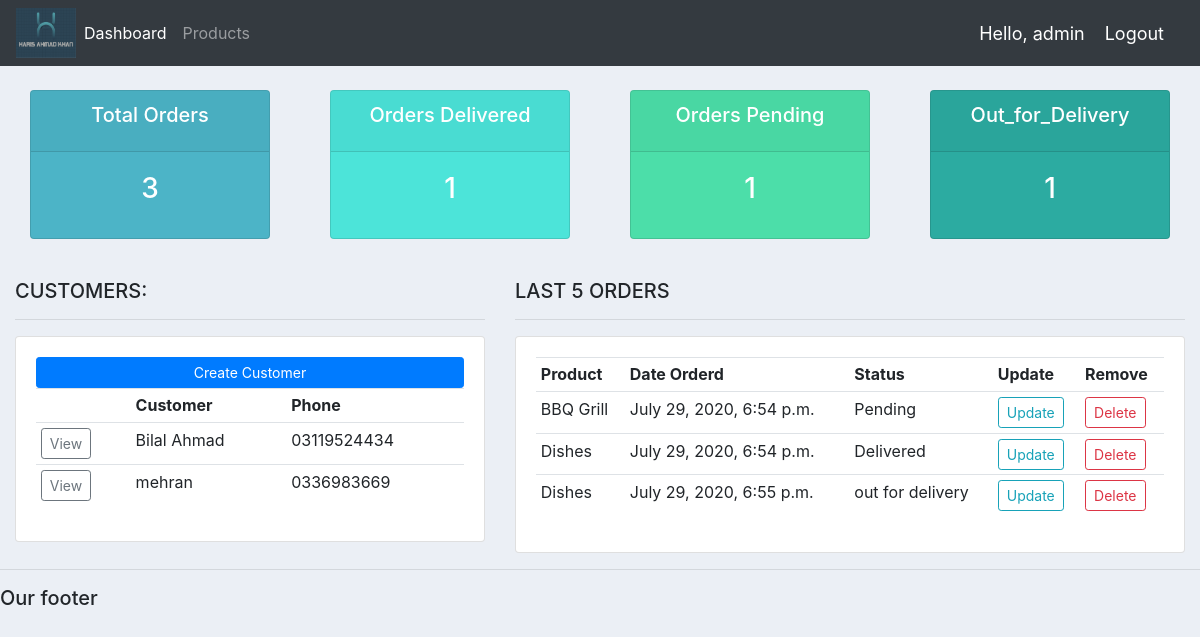
Page / (signed in) on the earlier database version.
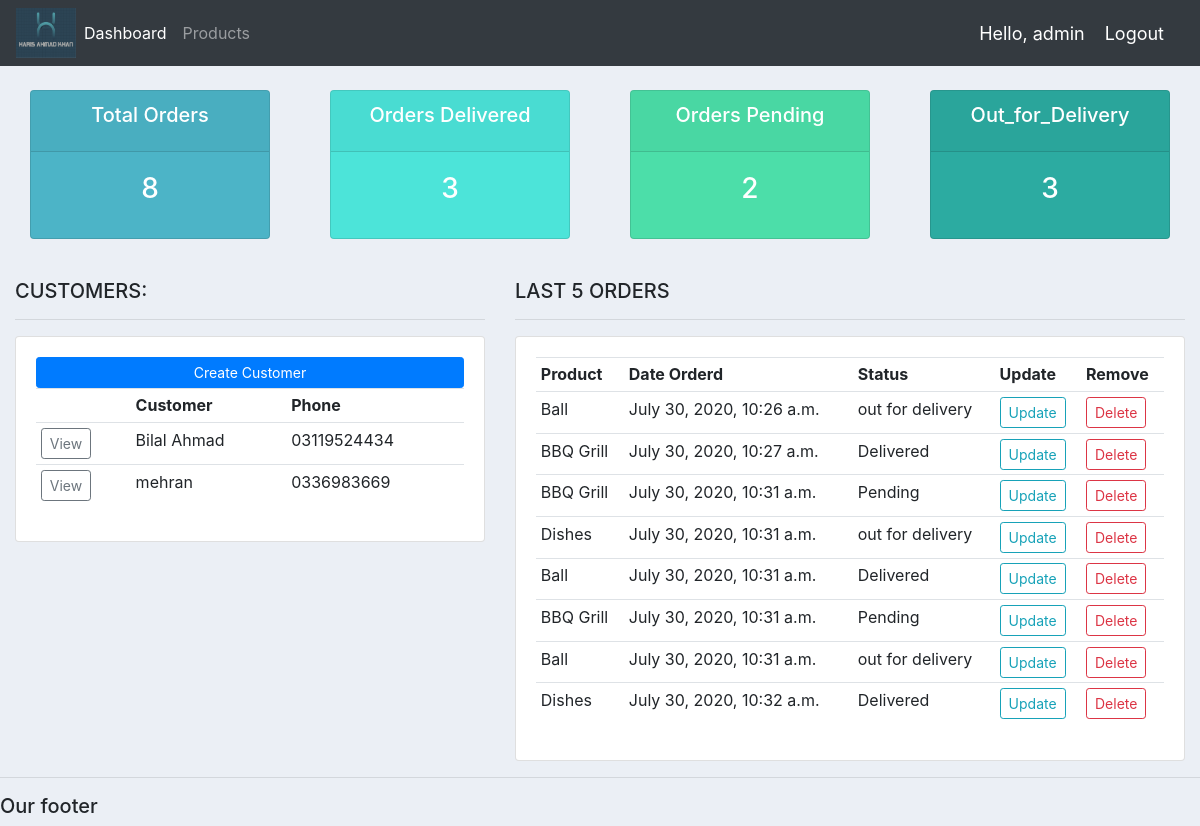
Same page on the later database version.
### accounts/models.py (models this page shows, shortened)
class Customer(models.Model):
    name = models.CharField(max_length=200, null=True)
    phone = models.CharField(max_length=200, null=True)
    email = models.CharField(max_length=200, null=True)
    date_created = models.DateTimeField(auto_now_add=True, null=True)

class Order(models.Model):
    STATUS = (
        ('Pending', 'Pending'),
        ('Out for delivery', 'Out for delivery'),
        ('Delivered', 'Delivered'),
    )
    customer = models.ForeignKey(Customer, null=True, on_delete=models.SET_NULL)
    product = models.ForeignKey(Product, null=True, on_delete=models.SET_NULL)
    date_created = models.DateTimeField(auto_now_add=True, null=True)
    status = models.CharField(max_length=200, null=True, choices=STATUS)
    note = models.CharField(max_length=1000, null=True)

class Product(models.Model):
    CATEGORY = (
        ('Indoor', 'Indoor'),
        ('Out Door', 'Out Door'),
    )
    name = models.CharField(max_length=200, null=True)
    price = models.FloatField(null=True)
    category = models.CharField(max_length=200, null=True, choices=CATEGORY)
    description = models.CharField(max_length=200, null=True, blank=True)
    date_created = models.DateTimeField(auto_now_add=True, null=True)
    tags = models.ManyToManyField(Tag)
    def __str__(self):
        return self.name

### accounts/views.py (the view)
# urls.py: path('', views.home, name="home"),
@login_required(login_url='login')
def home(request):
    orders = Order.objects.all()
    customers = Customer.objects.all()
    total_customers = customers.count()
    total_orders = orders.count()
    delivered = orders.filter(status='Delivered').count()
    pending = orders.filter(status='Pending').count()
    out_for_delivery = orders.filter(status='out for delivery').count()
    context = {'orders': orders, 'customers': customers,
               'total_orders': total_orders, 'delivered': delivered,
               'pending': pending, 'out_for_delivery': out_for_delivery}
    return render(request, 'accounts/dashboard.html', context)

### accounts/templates/accounts/dashboard.html
{%  extends 'accounts/main.html' %}
{% block content %}
{%  include 'accounts/status.html' %}
<br>
<div class="row">
	<div class="col-md-5">
		<h5>CUSTOMERS:</h5>
		<hr>
		<div class="card card-body">
			<a class="btn btn-primary  btn-sm btn-block" href="">Create Customer</a>
			<table class="table table-sm">
				<tr>
					<th></th>
					<th>Customer</th>
					<th>Phone</th>
				</tr>
				{% for customer in customers %}
					<tr>
						<td><a class="btn btn-outline-secondary btn-sm " href="{% url 'customer' customer.id %}">View</a></td>
						<td>{{customer.name}}</td>
						<td>{{customer.phone}}</td>
					</tr>
				{% endfor %}
			</table>
		</div>
	</div>
	<div class="col-md-7">
		<h5>LAST 5 ORDERS</h5>
		<hr>
		<div class="card card-body">
			<table class="table table-sm">
				<tr>
					<th>Product</th>
					<th>Date Orderd</th>
					<th>Status</th>
					<th>Update</th>
					<th>Remove</th>
				</tr>
				{% for order in orders %}
					<tr>
						<td>{{order.product}}</td>
						<td>{{order.date_created}}</td>
						<td>{{order.status}}</td>
						<td><a class="btn btn-outline-info btn-sm " href="{% url 'update_order' order.id %}">Update</a></td>
						<td><a class="btn btn-outline-danger btn-sm " href="{% url 'delete_order' order.id %}">Delete</a></td>
					</tr>
				{% endfor %}
			</table>
		</div>
	</div>
</div>
{% endblock %}

Differences in the rows shown:
removed Order: product "BBQ Grill", date_created "July 29, 2020, 6:54 p.m.", status "Pending"
removed Order: product "Dishes", date_created "July 29, 2020, 6:54 p.m.", status "Delivered"
removed Order: product "Dishes", date_created "July 29, 2020, 6:55 p.m.", status "out for delivery"
added Order: product "Ball", date_created "July 30, 2020, 10:26 a.m.", status "out for delivery"
added Order: product "BBQ Grill", date_created "July 30, 2020, 10:27 a.m.", status "Delivered"
added Order: product "BBQ Grill", date_created "July 30, 2020, 10:31 a.m.", status "Pending"
added Order: product "Dishes", date_created "July 30, 2020, 10:31 a.m.", status "out for delivery"
added Order: product "Ball", date_created "July 30, 2020, 10:31 a.m.", status "Delivered"
added Order: product "BBQ Grill", date_created "July 30, 2020, 10:31 a.m.", status "Pending"
added Order: product "Ball", date_created "July 30, 2020, 10:31 a.m.", status "out for delivery"
added Order: product "Dishes", date_created "July 30, 2020, 10:32 a.m.", status "Delivered"
Other differences:
{{ total_orders }}: "3" → "8"
{{ delivered }}: "1" → "3"
{{ pending }}: "1" → "2"
{{ out_for_delivery }}: "1" → "3"
